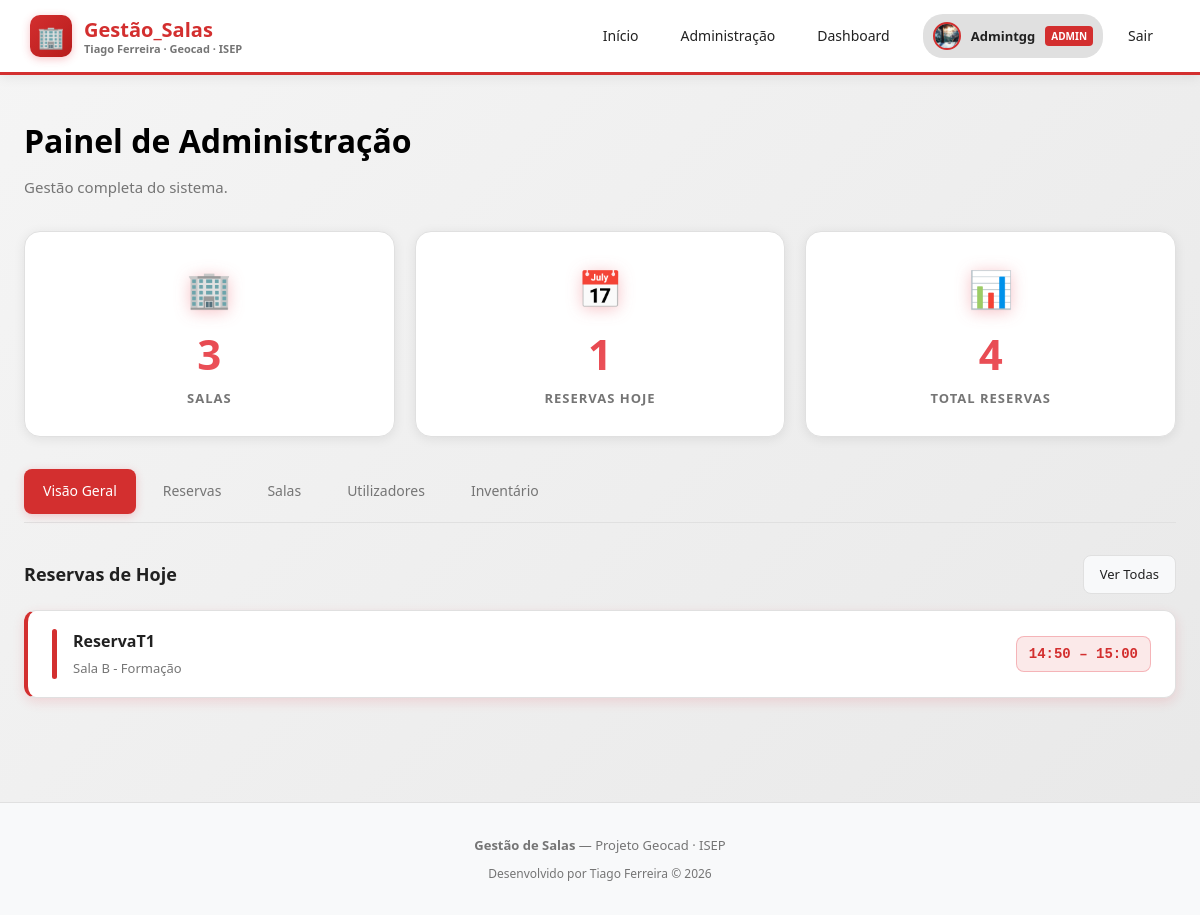
The page /admin (signed in) on the database its author committed.
### app/models.py (models this page shows)
class User(Base):
    __tablename__ = "users"
    id       = Column(Integer, primary_key=True, index=True)
    name     = Column(String, nullable=False)
    email    = Column(String, unique=True, nullable=False)
    password = Column(String, nullable=False)
    role     = Column(String, default="user")
    avatar   = Column(String, default="")  # Caminho para a foto de perfil
    reservations = relationship("Reservation", back_populates="user")

class Reservation(Base):
    __tablename__ = "reservations"
    id         = Column(Integer, primary_key=True, index=True)
    title      = Column(String, nullable=False)
    date       = Column(String, nullable=False)        # ex: "2026-02-23"
    start_time = Column(String, nullable=False)        # ex: "09:00"
    end_time   = Column(String, nullable=False)        # ex: "10:00"
    room_id = Column(Integer, ForeignKey("rooms.id"), nullable=False)
    user_id = Column(Integer, ForeignKey("users.id"), nullable=False)
    room = relationship("Room", back_populates="reservations")
    user = relationship("User", back_populates="reservations")

class Room(Base):
    __tablename__ = "rooms"
    id         = Column(Integer, primary_key=True, index=True)
    name       = Column(String, nullable=False)
    capacity   = Column(Integer, nullable=False)
    location   = Column(String, nullable=False)
    color      = Column(String, default="#e85d04")
    start_time = Column(String, nullable=False)        # ex: "08:00"
    end_time   = Column(String, nullable=False)        # ex: "18:00"
    work_days  = Column(String, default="1,2,3,4,5")  # dias da semana separados por vírgula
    reservations = relationship("Reservation", back_populates="room")
    equipment = relationship("Equipment", back_populates="room")

### app/routers/admin.py (the view)
@router.get("")
async def home(request: Request, db=Depends(get_db)):
    user = require_admin(request, db)
    rooms_list = db.query(models.Room).all()
    rooms = {r.id: r for r in rooms_list}
    today = str(date_type.today())
    today_res = db.query(models.Reservation).filter(models.Reservation.date == today).all()
    total_res = db.query(models.Reservation).count()
    return request.app.state.templates.TemplateResponse(
        "admin.html",
        {
            "request": request,
            "user": user,
            "rooms": rooms,
            "today_reservations": today_res,
            "total_reservations": total_res,
            "today": today,
        },
    )

### app/templates/admin.html (shortened to what this page needs)
{% extends "base.html" %}
{% block content %}
<div class="container">
  <h1 class="page-title">Painel de Administração</h1>
  <p class="page-sub">Gestão completa do sistema.
  </p>
  <div class="stats-grid" style="margin-bottom: 32px;">
    <div class="stat-card">
      <div class="stat-icon">🏢</div>
      <div class="stat-value">{{ rooms | length }}</div>
      <div class="stat-label">Salas</div>
    </div>
    <div class="stat-card">
      <div class="stat-icon">📅</div>
      <div class="stat-value">{{ today_reservations | length }}</div>
      <div class="stat-label">Reservas Hoje</div>
    </div>
    <div class="stat-card">
      <div class="stat-icon">📊</div>
      <div class="stat-value">{{ total_reservations }}</div>
      <div class="stat-label">Total Reservas</div>
    </div>
  </div>
  <div class="admin-tabs">
    <a class="admin-tab active" href="/admin">Visão Geral</a>
    <a class="admin-tab" href="/admin/reservations">Reservas</a>
    <a class="admin-tab" href="/admin/rooms">Salas</a>
    <a class="admin-tab" href="/admin/users">Utilizadores</a>
    <a class="admin-tab" href="/admin/inventory">Inventário</a>
  </div>
  <div style="display: flex; justify-content: space-between; align-items: center; margin-bottom: 16px;">
    <h3 style="font-weight: 700; font-size: 18px;">Reservas de Hoje</h3>
    <a href="/admin/reservations" class="btn btn-secondary btn-sm">Ver Todas</a>
  </div>
  {% if today_reservations %}
    <div style="display: flex; flex-direction: column; gap: 10px;">
      {% for r in today_reservations | sort(attribute='start_time') %}
        {% set room = rooms.get(r.room_id) %}
        <div class="card reservation-item">
          <div class="reservation-color" style="background: {{ room.color if room else '#e85d04' }};"></div>
          <div class="reservation-info">
            <div class="reservation-title">{{ r.title }}</div>
            <div class="reservation-meta">{{ room.name if room else '—' }}</div>
          </div>
          <span class="reservation-time">{{ r.start_time }} – {{ r.end_time }}</span>
        </div>
      {% endfor %}
    </div>
  {% else %}
    <div class="card card-empty">Sem reservas hoje.</div>
  {% endif %}
</div>
{% endblock %}

### app/templates/base.html (shortened to what this page needs)
<!DOCTYPE html>
<html lang="pt">
<head>
</head>
<body>
  <header class="header">
    <a href="/" class="logo">
      <div class="logo-icon">🏢</div>
      <div style="display: flex; flex-direction: column; line-height: 1.2;">
        <span style="font-weight: 700;">Gestão_Salas</span>
        <span style="font-size: 11px; color: var(--text-muted);">Tiago Ferreira · Geocad · ISEP</span>
      </div>
    </a>
    <nav class="nav">
      <a href="/">Início</a>
      {% if user %}
        {% if user.role in ['admin', 'manager'] %}
          <a href="/admin">Administração</a>
          <a href="/dashboard">Dashboard</a>
        {% else %}
          <a href="/dashboard">Dashboard</a>
          <a href="/user">A Minha Conta</a>
        {% endif %}
        <div style="display: flex; align-items: center; gap: 10px; margin-left: 8px; padding: 4px 10px; background: var(--border); border-radius: 20px;">
          {% if user.avatar %}
            <img src="{{ user.avatar }}" alt="{{ user.name }}"
                 style="width: 28px; height: 28px; border-radius: 50%; object-fit: cover; border: 2px solid var(--primary);">
          {% else %}
            <div style="width: 28px; height: 28px; border-radius: 50%; background: linear-gradient(135deg, var(--primary), var(--primary-hover));
                        display: flex; align-items: center; justify-content: center;
                        font-size: 13px; font-weight: 700; color: white;">
              {{ user.name[0].upper() }}
            </div>
          {% endif %}
          <span style="font-size: 13px; font-weight: 600;">{{ user.name }}</span>
          {% if user.role in ['admin', 'manager'] %}
            <span style="font-size: 10px; padding: 2px 6px; border-radius: 4px; background: var(--primary); color: white; font-weight: 700; text-transform: uppercase;">{{ user.role }}</span>
          {% endif %}
        </div>
        <a href="/logout">Sair</a>
      {% else %}
        <a href="/login" class="btn btn-primary">Entrar</a>
      {% endif %}
    </nav>
  </header>
  <main>
    {% block content %}{% endblock %}
  </main>
  <footer class="footer">
    <div style="margin-bottom: 8px;">
      <strong>Gestão de Salas</strong> — Projeto Geocad · ISEP
    </div>
    <div style="color: var(--text-muted); font-size: 12px;">
      Desenvolvido por Tiago Ferreira &copy; 2026
    </div>
  </footer>
</body>
</html>

### rows shown on the page
User: avatar (picture), name "Admintgg", role "ADMIN"
Reservation: title "ReservaT1", start_time "14:50", end_time "15:00"
Room: name "Sala B - Formação"

### other values the page prints
{{ rooms | length }} "3"
{{ today_reservations | length }} "1"
{{ total_reservations }} "4"
